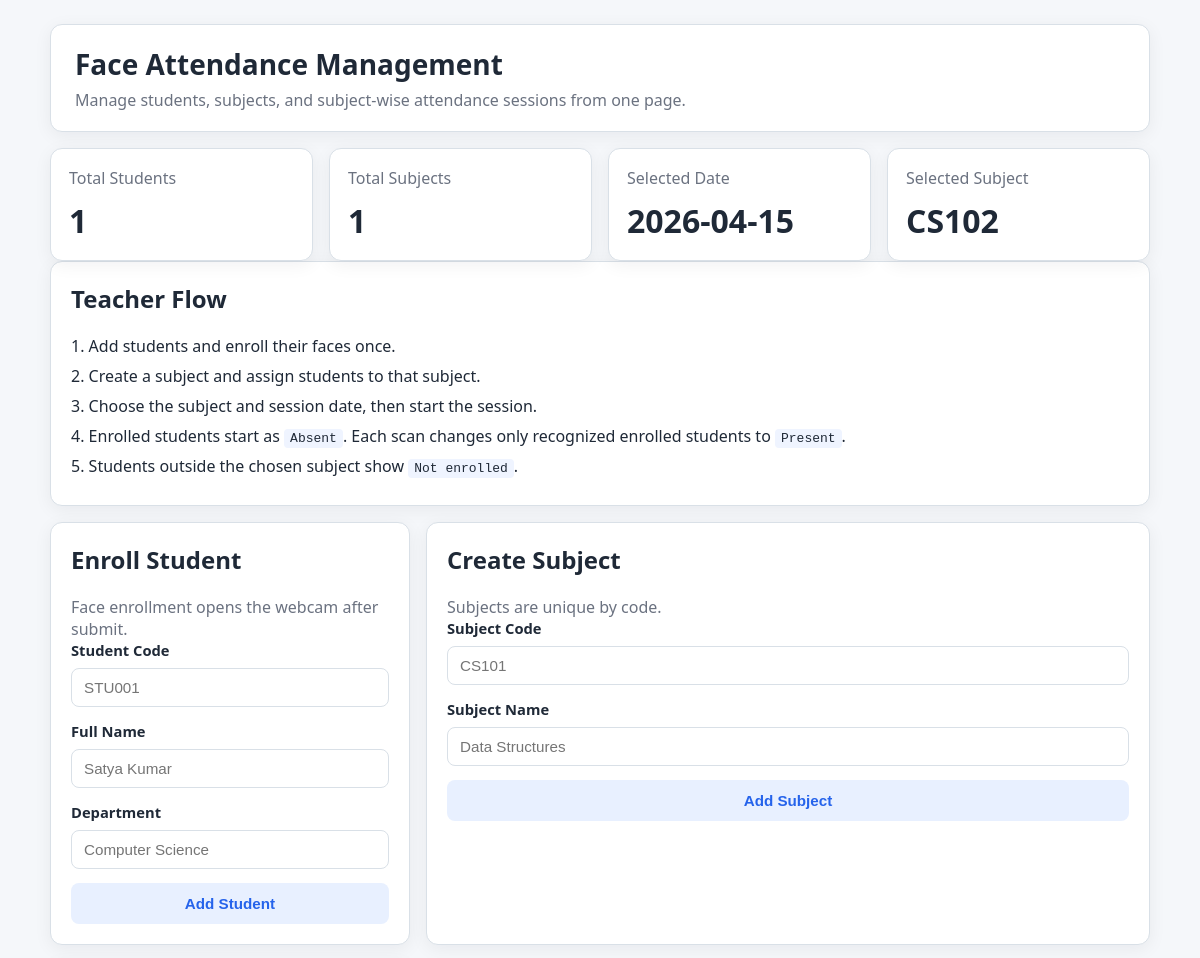
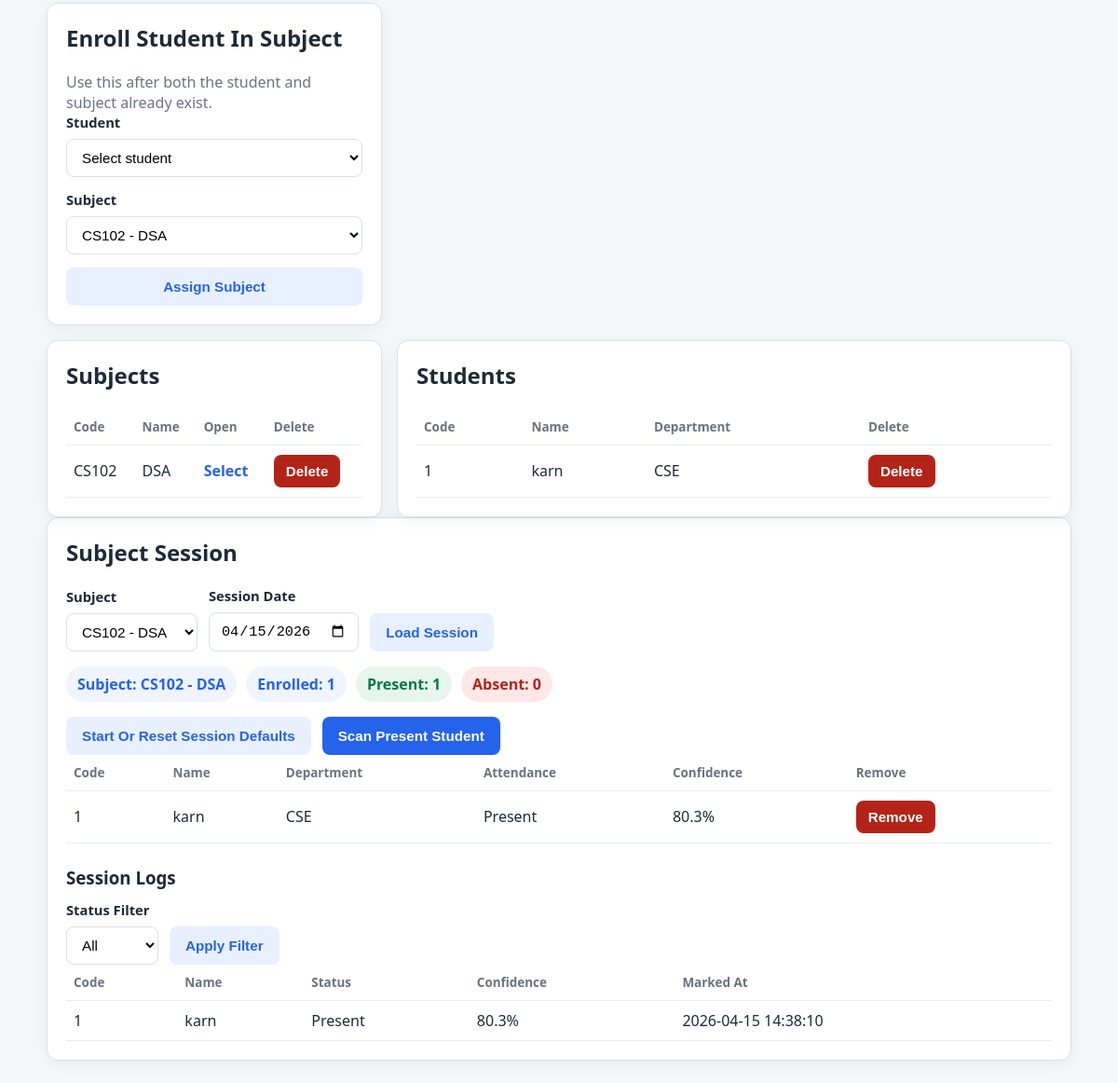
The app's page /?subject_id=1&session_date=2026-04-15 with its own data (2 pictures, top to bottom).
### tables this page shows
CREATE TABLE subjects (
                id INTEGER PRIMARY KEY AUTOINCREMENT,
                subject_code TEXT NOT NULL UNIQUE,
                subject_name TEXT NOT NULL,
                created_at TEXT NOT NULL DEFAULT CURRENT_TIMESTAMP
            );

CREATE TABLE students (
                id INTEGER PRIMARY KEY AUTOINCREMENT,
                student_code TEXT NOT NULL UNIQUE,
                full_name TEXT NOT NULL,
                department TEXT NOT NULL,
                created_at TEXT NOT NULL DEFAULT CURRENT_TIMESTAMP
            );

CREATE TABLE subject_attendance (
                id INTEGER PRIMARY KEY AUTOINCREMENT,
                student_id INTEGER NOT NULL,
                subject_id INTEGER NOT NULL,
                status TEXT NOT NULL,
                session_date TEXT NOT NULL,
                confidence REAL NOT NULL DEFAULT 0,
                marked_at TEXT NOT NULL DEFAULT CURRENT_TIMESTAMP,
                UNIQUE(student_id, subject_id, session_date),
                FOREIGN KEY(student_id) REFERENCES students(id) ON DELETE CASCADE,
                FOREIGN KEY(subject_id) REFERENCES subjects(id) ON DELETE CASCADE
            );

### attendance/web.py (the view)
    @app.route("/")
    def dashboard():
        subject_context = _selected_subject_context()
        return render_template(
            "dashboard.html",
            students=fetch_all_students(),
            attendance_logs=fetch_attendance_logs(),
            total_students=student_count(),
            total_subjects=subject_count(),
            today=subject_context["session_date"],
            **subject_context,
        )

### templates/dashboard.html (shortened to what this page needs)
{% extends "base.html" %}
{% block content %}
<section class="stats-grid">
    <article class="stat-card">
        <span>Total Students</span>
        <strong>{{ total_students }}</strong>
    </article>
    <article class="stat-card">
        <span>Total Subjects</span>
        <strong>{{ total_subjects }}</strong>
    </article>
    <article class="stat-card">
        <span>Selected Date</span>
        <strong>{{ today }}</strong>
    </article>
    <article class="stat-card">
        <span>Selected Subject</span>
        <strong>{{ selected_subject.subject_code if selected_subject else "None" }}</strong>
    </article>
</section>
<section class="panel help-panel">
    <h2>Teacher Flow</h2>
    <p>1. Add students and enroll their faces once.</p>
    <p>2. Create a subject and assign students to that subject.</p>
    <p>3. Choose the subject and session date, then start the session.</p>
    <p>4. Enrolled students start as <code>Absent</code>. Each scan changes only recognized enrolled students to <code>Present</code>.</p>
    <p>5. Students outside the chosen subject show <code>Not enrolled</code>.</p>
</section>
<section class="content-grid three-columns">
    <article class="panel">
        <h2>Enroll Student</h2>
        <p class="section-copy">Face enrollment opens the webcam after submit.</p>
        <form class="enroll-form" method="post" action="{{ url_for('add_student') }}">
            <label>
                <span>Student Code</span>
                <input type="text" name="student_code" placeholder="STU001" required>
            </label>
            <label>
                <span>Full Name</span>
                <input type="text" name="full_name" placeholder="Satya Kumar" required>
            </label>
            <label>
                <span>Department</span>
                <input type="text" name="department" placeholder="Computer Science" required>
            </label>
            <button class="secondary-btn" type="submit">Add Student</button>
        </form>
    </article>
    <article class="panel">
        <h2>Create Subject</h2>
        <p class="section-copy">Subjects are unique by code.</p>
        <form class="enroll-form" method="post" action="{{ url_for('add_subject') }}">
            <label>
                <span>Subject Code</span>
                <input type="text" name="subject_code" placeholder="CS101" required>
            </label>
            <label>
                <span>Subject Name</span>
                <input type="text" name="subject_name" placeholder="Data Structures" required>
            </label>
            <button class="secondary-btn" type="submit">Add Subject</button>
        </form>
    </article>
    <article class="panel">
        <h2>Enroll Student In Subject</h2>
        <p class="section-copy">Use this after both the student and subject already exist.</p>
        <form class="enroll-form" method="post" action="{{ url_for('add_subject_enrollment') }}">
            <label>
                <span>Student</span>
                <select name="student_id" required>
                    <option value="">Select student</option>
                </select>
            </label>
            <label>
                <span>Subject</span>
                <select name="subject_id" required>
                    {% for subject in subjects %}
                        <option value="{{ subject.id }}" {% if selected_subject and selected_subject.id == subject.id %}selected{% endif %}>
                            {{ subject.subject_code }} - {{ subject.subject_name }}
                        </option>
                    {% endfor %}
                </select>
            </label>
            <button class="secondary-btn" type="submit">Assign Subject</button>
        </form>
    </article>
</section>
<section class="content-grid">
    <article class="panel">
        <h2>Subjects</h2>
        <div class="table-wrap">
            <table>
                <thead>
                    <tr>
                        <th>Code</th>
                        <th>Name</th>
                        <th>Open</th>
                        <th>Delete</th>
                    </tr>
                </thead>
                <tbody>
                    {% for subject in subjects %}
                        <tr>
                            <td>{{ subject.subject_code }}</td>
                            <td>{{ subject.subject_name }}</td>
                            <td>
                                <a class="link-btn" href="{{ url_for('dashboard', subject_id=subject.id, session_date=today) }}">Select</a>
                            </td>
                            <td>
                                <form method="post" action="{{ url_for('remove_subject', subject_id=subject.id) }}">
                                    <button class="danger-btn" type="submit">Delete</button>
                                </form>
                            </td>
                        </tr>
                    {% else %}
                        <tr>
                            <td colspan="4">No subjects added yet.</td>
                        </tr>
                    {% endfor %}
                </tbody>
            </table>
        </div>
    </article>
    <article class="panel">
        <h2>Students</h2>
        <div class="table-wrap">
            <table>
                <thead>
                    <tr>
                        <th>Code</th>
                        <th>Name</th>
                        <th>Department</th>
                        <th>Delete</th>
                    </tr>
                </thead>
                <tbody>
                    {% for student in students %}
                        <tr>
                            <td>{{ student.student_code }}</td>
                            <td>{{ student.full_name }}</td>
                            <td>{{ student.department }}</td>
                            <td>
                                <form method="post" action="{{ url_for('remove_student', student_id=student.id) }}">
                                    <button class="danger-btn" type="submit">Delete</button>
                                </form>
                            </td>
                        </tr>
                    {% else %}
                        <tr>
                            <td colspan="4">No students enrolled yet.</td>
                        </tr>
                    {% endfor %}
                </tbody>
            </table>
        </div>
    </article>
</section>
<section class="panel">
    <h2>Subject Session</h2>
    <form class="session-toolbar" method="get" action="{{ url_for('dashboard') }}">
        <label>
            <span>Subject</span>
            <select name="subject_id">
                {% for subject in subjects %}
                    <option value="{{ subject.id }}" {% if selected_subject and selected_subject.id == subject.id %}selected{% endif %}>
                        {{ subject.subject_code }} - {{ subject.subject_name }}
                    </option>
                {% endfor %}
            </select>
        </label>
        <label>
            <span>Session Date</span>
            <input type="date" name="session_date" value="{{ today }}">
        </label>
        <button class="secondary-btn" type="submit">Load Session</button>
    </form>
    {% if selected_subject %}
        <div class="session-summary">
            <div class="pill">Subject: {{ selected_subject.subject_code }} - {{ selected_subject.subject_name }}</div>
            <div class="pill">Enrolled: {{ enrolled_in_selected_subject }}</div>
            <div class="pill present-pill">Present: {{ subject_summary.present }}</div>
            <div class="pill absent-pill">Absent: {{ subject_summary.absent }}</div>
        </div>
        <div class="action-row">
            <form method="post" action="{{ url_for('start_subject_session', subject_id=selected_subject.id) }}">
                <button class="secondary-btn" type="submit">Start Or Reset Session Defaults</button>
            </form>
            <form method="post" action="{{ url_for('scan_attendance', subject_id=selected_subject.id) }}">
                <button class="primary-btn" type="submit">Scan Present Student</button>
            </form>
        </div>
        <div class="table-wrap">
            <table>
                <thead>
                    <tr>
                        <th>Code</th>
                        <th>Name</th>
                        <th>Department</th>
                        <th>Attendance</th>
                        <th>Confidence</th>
                        <th>Remove</th>
                    </tr>
                </thead>
                <tbody>
                    {% for row in subject_roster %}
                        <tr>
                            <td>{{ row.student_code }}</td>
                            <td>{{ row.full_name }}</td>
                            <td>{{ row.department }}</td>
                            <td>{{ row.attendance_status }}</td>
                            <td>{{ "%.1f"|format(row.confidence) }}%</td>
                            <td>
                                <form method="post" action="{{ url_for('remove_subject_enrollment', subject_id=selected_subject.id, student_id=row.id) }}">
                                    <button class="danger-btn" type="submit">Remove</button>
                                </form>
                            </td>
                        </tr>
                    {% else %}
                        <tr>
                            <td colspan="6">No students are enrolled in this subject yet.</td>
                        </tr>
                    {% endfor %}
                </tbody>
            </table>
        </div>
        <h3>Session Logs</h3>
        <form class="session-toolbar" method="get" action="{{ url_for('dashboard') }}">
            <label>
                <span>Status Filter</span>
                <select name="attendance_filter">
                    <option value="All" {% if attendance_filter == "All" %}selected{% endif %}>All</option>
                </select>
            </label>
            <button class="secondary-btn" type="submit">Apply Filter</button>
        </form>
        <div class="table-wrap">
            <table>
                <thead>
                    <tr>
                        <th>Code</th>
                        <th>Name</th>
                        <th>Status</th>
                        <th>Confidence</th>
                        <th>Marked At</th>
                    </tr>
                </thead>
                <tbody>
                    {% for log in subject_attendance_logs %}
                        <tr>
                            <td>{{ log.student_code }}</td>
                            <td>{{ log.full_name }}</td>
                            <td>{{ log.status }}</td>
                            <td>{{ "%.1f"|format(log.confidence) }}%</td>
                            <td>{{ log.marked_at }}</td>
                        </tr>
                    {% else %}
                        <tr>
                            <td colspan="5">No attendance rows yet for this subject and date.</td>
                        </tr>
                    {% endfor %}
                </tbody>
            </table>
        </div>
    {% else %}
        <p class="section-copy">Select a subject and date to manage one class session.</p>
    {% endif %}
</section>
{% endblock %}

### templates/base.html (shortened to what this page needs)
<!DOCTYPE html>
<html lang="en">
<head>
    <link rel="stylesheet" href="{{ url_for('static', filename='styles.css') }}">
</head>
<body>
    <div class="shell">
        <header class="topbar">
            <div>
                <h1>Face Attendance Management</h1>
                <p class="subtle">Manage students, subjects, and subject-wise attendance sessions from one page.</p>
            </div>
        </header>
        {% block content %}{% endblock %}
    </div>
</body>
</html>

### records on screen
subjects: subject_code "CS102", subject_name "DSA"
students: student_code "1", full_name "karn", department "CSE", attendance_status "Present", confidence "80.3"
subject_attendance: student_code "1", full_name "karn", status "Present", confidence "80.3", marked_at "2026-04-15 14:38:10"

### other values on screen
{{ total_students }} "1"
{{ total_subjects }} "1"
{{ today }} "2026-04-15"
{{ enrolled_in_selected_subject }} "1"
{{ subject_summary.present }} "1"
{{ subject_summary.absent }} "0"
form field subject_id "CS102 - DSA"
